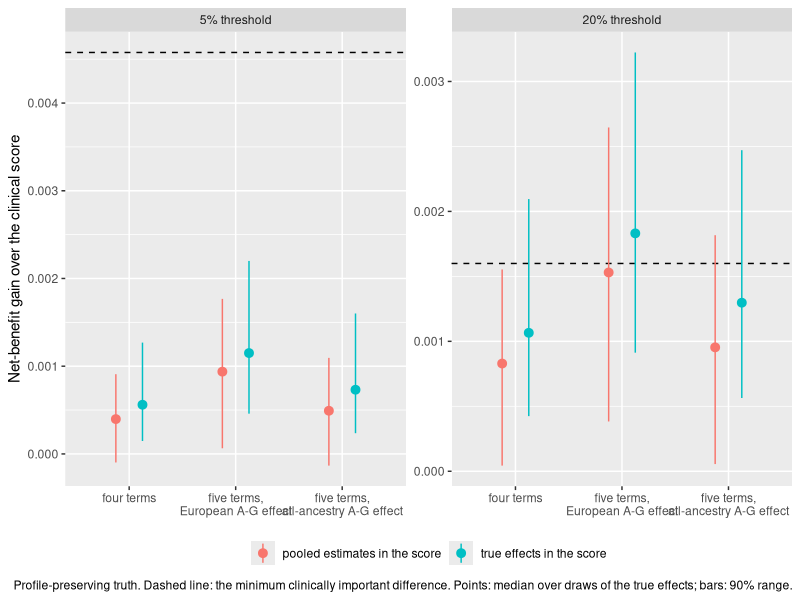
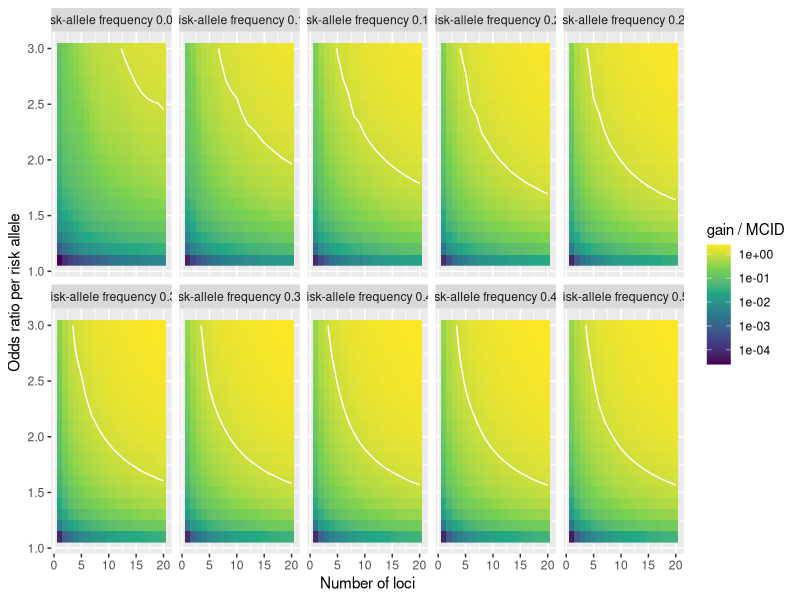
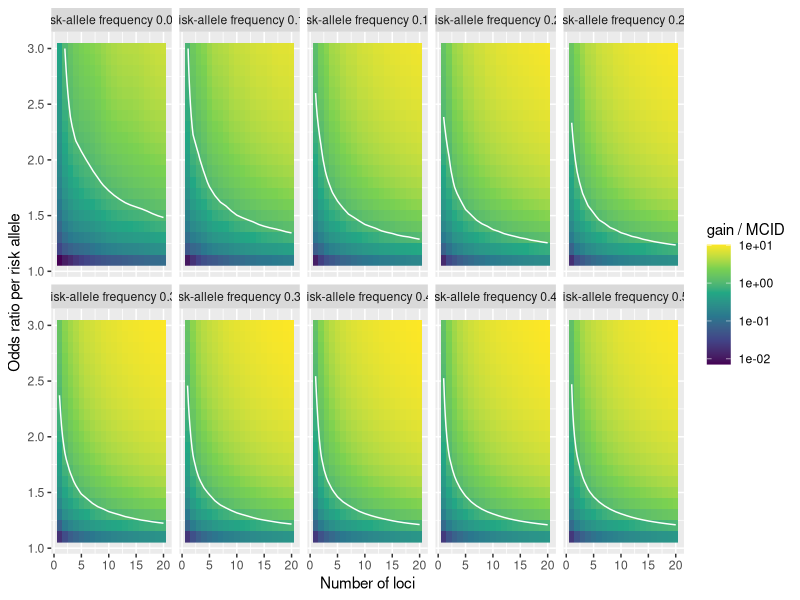

Generate these figures, in order, with R:
# Figures of the write-up under the profile-preserving truth (addendum 24): the headline gain against the MCID, and the Aim 4 sweep.
# Run from the project root, after scripts 31 and 32. The figures of scripts 23 and 27 stay as the global-intercept versions.
#
# Writes   output/figures/fig_headline_profile.png, aim4_sweep_5pct_profile.png, aim4_sweep_20pct_profile.png

suppressPackageStartupMessages({library(ggplot2); library(dplyr)})
dir.create("output/figures", recursive = TRUE, showWarnings = FALSE)
thr_lab <- function(x) factor(paste0(round(100 * x), "% threshold"), levels = c("5% threshold", "20% threshold"))

mcid <- read.csv("output/dca_baseline_refit_summary.csv") |> filter(threshold %in% c(0.05, 0.20)) |> transmute(threshold = thr_lab(threshold), mcid = mcid_b)
# The all-ancestry estimate of the second CLEC7A parameter under the profile truth comes from script 22 (PROSE_SCHEME = "profile")
all_anc <- read.csv("output/clec7a_second_layer_summary_profile.csv") |>
  filter(second_parameter == "estimated from all ancestries", truth == "mean", threshold %in% c(0.05, 0.20)) |>
  transmute(panel = "five terms, all ancestries", comparison = "profile", truth, threshold, score = scenario, gain, lo, hi)
lay <- read.csv("output/calibration_check_layer.csv") |>
  filter(comparison == "profile", truth == "mean", threshold %in% c(0.05, 0.20)) |>
  select(panel, comparison, truth, threshold, score, gain, lo, hi) |>
  bind_rows(all_anc) |>
  mutate(panel = factor(recode(panel, "four terms" = "four terms", "five terms" = "five terms,\nEuropean A-G effect", "five terms, all ancestries" = "five terms,\nall-ancestry A-G effect"),
                        levels = c("four terms", "five terms,\nEuropean A-G effect", "five terms,\nall-ancestry A-G effect")),
         score = recode(score, ceiling = "true effects in the score", realised = "pooled estimates in the score"), threshold = thr_lab(threshold))
ggsave("output/figures/fig_headline_profile.png",
  ggplot(lay, aes(panel, gain, colour = score)) +
    geom_hline(data = mcid, aes(yintercept = mcid), linetype = "dashed") +
    geom_pointrange(aes(ymin = lo, ymax = hi), position = position_dodge(width = 0.5)) +
    facet_wrap(~ threshold, scales = "free_y") +
    labs(x = NULL, y = "Net-benefit gain over the clinical score", colour = NULL,
         caption = "Profile-preserving truth. Dashed line: the minimum clinically important difference. Points: median over draws of the true effects; bars: 90% range.") +
    theme(legend.position = "bottom"), width = 10, height = 4.5, dpi = 150)

sw <- read.csv("output/calibration_check_aim4_sweep.csv") |> filter(comparison == "profile") |> mutate(ratio = gain_oracle / mcid)
plot_sweep <- function(d, th, file) {
  x <- d[abs(d$threshold - th) < 1e-9, ]
  p <- ggplot(x, aes(n_loci, odds_ratio)) +
    geom_raster(aes(fill = ratio)) +
    geom_contour(aes(z = ratio), breaks = 1, colour = "white", linewidth = 0.5) +
    facet_wrap(~ paste0("risk-allele frequency ", raf), nrow = 2) +
    scale_fill_viridis_c(trans = "log10", name = "gain / MCID") +
    labs(x = "Number of loci", y = "Odds ratio per risk allele")
  ggsave(file, p, width = 11, height = 5.5, dpi = 150)
}
plot_sweep(sw, 0.05, "output/figures/aim4_sweep_5pct_profile.png")
plot_sweep(sw, 0.20, "output/figures/aim4_sweep_20pct_profile.png")
